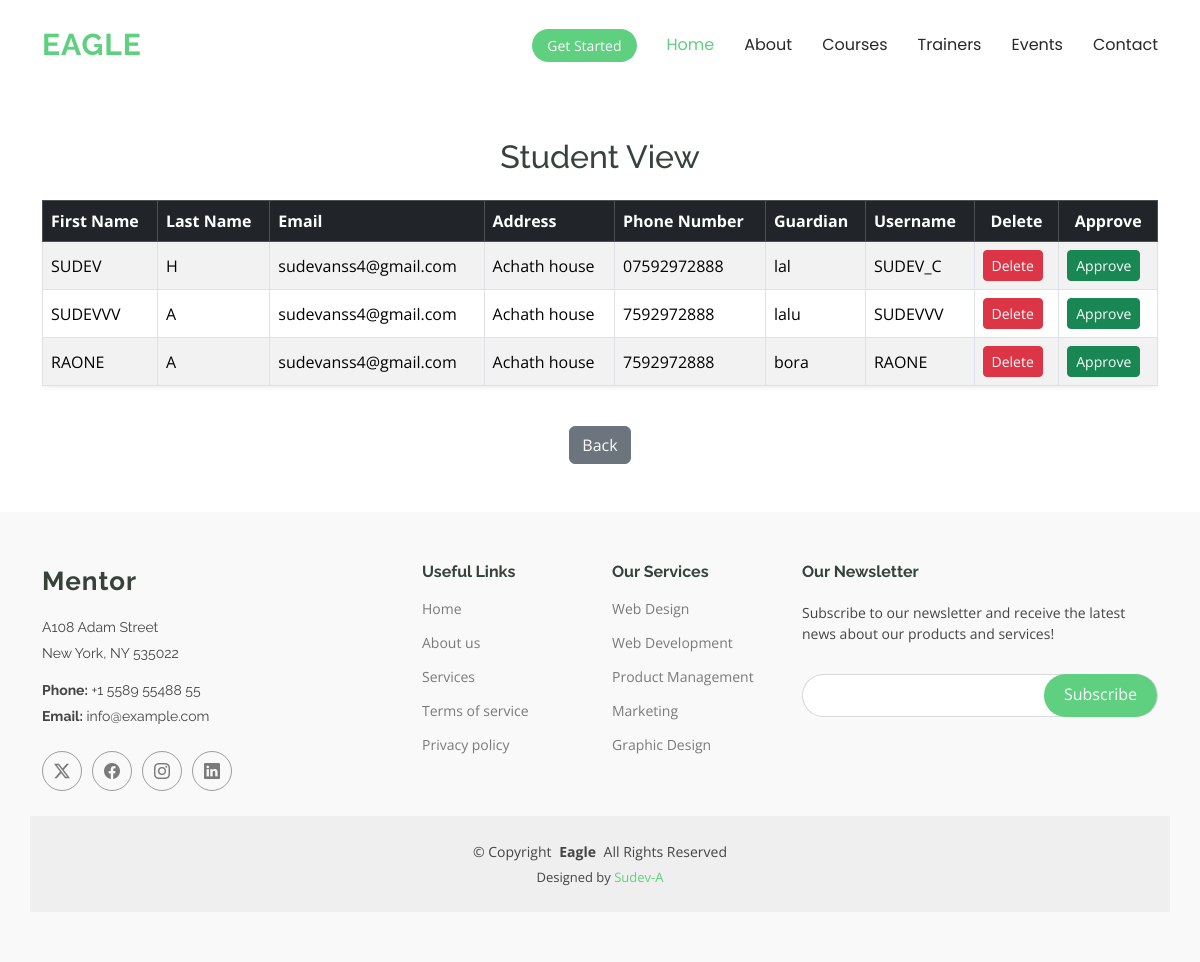
The app's page /student_admin/ with its own data.
### myapp/models.py (models this page shows, shortened)
class Student(models.Model):
    student_id = models.OneToOneField(User, on_delete=models.CASCADE, related_name="student_profile")
    guardian = models.CharField(max_length=100, null=True, blank=True)

class User(AbstractUser):
    USERTYPE_CHOICES = (
        ("Student", "Student"),
        ("Teacher", "Teacher"),
    )
    usertype = models.CharField(max_length=50, choices=USERTYPE_CHOICES)
    address = models.CharField(max_length=255, null=True, blank=True)
    phone_number = models.CharField(max_length=15, null=True, blank=True)
    department = models.ForeignKey(Department, on_delete=models.SET_NULL, null=True, blank=True)
    picture = models.ImageField(upload_to="profiles/", null=True, blank=True)

### myapp/views.py (the view)
# urls.py: path('student_admin/', views.student_admin, name='student_admin'),
def student_admin(request):
    students = Student.objects.select_related('student_id').all()
    return render(request, 'student_admin.html', {
        'students': students,})

### myapp/templates/student_admin.html (shortened to what this page needs)
{% load static %}
<!DOCTYPE html>
<html lang="en">
<head>
  <link href="{% static 'assets/vendor/bootstrap/css/bootstrap.min.css' %}" rel="stylesheet">
  <link href="{% static 'assets/vendor/bootstrap-icons/bootstrap-icons.css' %}" rel="stylesheet">
  <link href="{% static 'assets/vendor/aos/aos.css' %}" rel="stylesheet">
  <link href="{% static 'assets/vendor/glightbox/css/glightbox.min.css' %}" rel="stylesheet">
  <link href="{% static 'assets/vendor/swiper/swiper-bundle.min.css' %}" rel="stylesheet">
  <link href="{% static 'assets/css/main.css' %}" rel="stylesheet">
</head>
<body class="index-page">
  <header id="header" class="header d-flex align-items-center sticky-top">
    <div class="container-fluid container-xl position-relative d-flex align-items-center">
      <a href="#" class="logo d-flex align-items-center me-auto">
        <h1 class="sitename">Eagle</h1>
      </a>
      <nav id="navmenu" class="navmenu">
        <ul>
        {% block content1 %}
          <li><a href="#" class="active">Home<br></a></li>
          <li><a href="#">About</a></li>
          <li><a href="#">Courses</a></li>
          <li><a href="#">Trainers</a></li>
          <li><a href="#">Events</a></li>
          <li><a href="#">Contact</a></li>
        </ul>
      </nav>
      <a class="btn-getstarted" href="{% url 'login' %}">Get Started</a>
    </div>
  </header>
<body>
    <main class="container my-5">
  <h2 class="text-center mb-4">Student View</h2>
  <div class="table-responsive">
    <table class="table table-bordered table-striped table-hover align-middle shadow-sm rounded">
      <thead class="table-dark">
        <tr>
          <th>First Name</th>
          <th>Last Name</th>
          <th>Email</th>
          <th>Address</th>
          <th>Phone Number</th>
          <th>Guardian</th>
          <th>Username</th>
          <th class="text-center">Delete</th>
          <th class="text-center">Approve</th>
        </tr>
      </thead>
      <tbody>
        {% for s in students %}
        <tr>
          <td>{{ s.student_id.first_name }}</td>
          <td>{{ s.student_id.last_name }}</td>
          <td>{{ s.student_id.email }}</td>
          <td>{{ s.student_id.address }}</td>
          <td>{{ s.student_id.phone_number }}</td>
          <td>{{ s.guardian }}</td>
          <td>{{ s.student_id.username }}</td>
          <td>
            <a href="{% url 'delete_s' s.id %}" class="btn btn-danger btn-sm">Delete</a>
          </td>
            <td>
                <a href="{% url 'approve_s' s.id %}" class="btn btn-success btn-sm">Approve</a>
            </td>
        </tr>
        {% endfor %}
      </tbody>
    </table>
  </div>
  <div class="text-center mt-4">
    <a href="{% url 'admin_h' %}" class="btn btn-secondary">Back</a>
  </div>
</main>
  <footer id="footer" class="footer position-relative light-background">
    <div class="container footer-top">
      <div class="row gy-4">
        <div class="col-lg-4 col-md-6 footer-about">
          <a href="#" class="logo d-flex align-items-center">
            <span class="sitename">Mentor</span>
          </a>
          <div class="footer-contact pt-3">
            <p>A108 Adam Street</p>
            <p>New York, NY 535022</p>
            <p class="mt-3"><strong>Phone:</strong> <span>+1 5589 55488 55</span></p>
            <p><strong>Email:</strong> <span>info@example.com</span></p>
          </div>
          <div class="social-links d-flex mt-4">
            <a href=""><i class="bi bi-twitter-x"></i></a>
            <a href=""><i class="bi bi-facebook"></i></a>
            <a href=""><i class="bi bi-instagram"></i></a>
            <a href=""><i class="bi bi-linkedin"></i></a>
          </div>
        </div>
        <div class="col-lg-2 col-md-3 footer-links">
          <h4>Useful Links</h4>
          <ul>
            <li><a href="#">Home</a></li>
            <li><a href="#">About us</a></li>
            <li><a href="#">Services</a></li>
            <li><a href="#">Terms of service</a></li>
            <li><a href="#">Privacy policy</a></li>
          </ul>
        </div>
        <div class="col-lg-2 col-md-3 footer-links">
          <h4>Our Services</h4>
          <ul>
            <li><a href="#">Web Design</a></li>
            <li><a href="#">Web Development</a></li>
            <li><a href="#">Product Management</a></li>
            <li><a href="#">Marketing</a></li>
            <li><a href="#">Graphic Design</a></li>
          </ul>
        </div>
        <div class="col-lg-4 col-md-12 footer-newsletter">
          <h4>Our Newsletter</h4>
          <p>Subscribe to our newsletter and receive the latest news about our products and services!</p>
          <form action="forms/newsletter.php" method="post" class="php-email-form">
            <div class="newsletter-form"><input type="email" name="email"><input type="submit" value="Subscribe"></div>
          </form>
        </div>
      </div>
    </div>
    <div class="container copyright text-center mt-4">
      <p>© <span>Copyright</span> <strong class="px-1 sitename">Eagle</strong> <span>All Rights Reserved</span></p>
      <div class="credits">
        Designed by <a href="#">Sudev-A</a>
      </div>
    </div>
  </footer>
</body>
</html>

### records on screen
Student: student_id.first_name "SUDEV", student_id.last_name "H", student_id.email "sudevanss4@gmail.com", student_id.address "Achath house", student_id.phone_number "07592972888", guardian "lal", student_id.username "SUDEV_C"
Student: student_id.first_name "SUDEVVV", student_id.last_name "A", student_id.email "sudevanss4@gmail.com", student_id.address "Achath house", student_id.phone_number "7592972888", guardian "lalu", student_id.username "SUDEVVV"
Student: student_id.first_name "RAONE", student_id.last_name "A", student_id.email "sudevanss4@gmail.com", student_id.address "Achath house", student_id.phone_number "7592972888", guardian "bora", student_id.username "RAONE"
